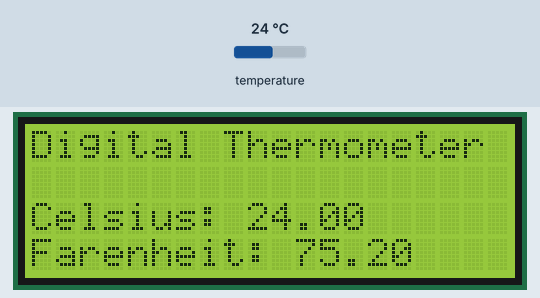
Simulated run of this program. Board: Arduino Uno, built with avr-gcc and run on an emulated ATmega328P. On the bench: 20×4 character LCD. Inputs (shaded band) come from the test bench; at power-on: temperature 24 °C.

Above: at 1.3 s.
1.4 s: temperature set to 12 °C
At 2.8 s:
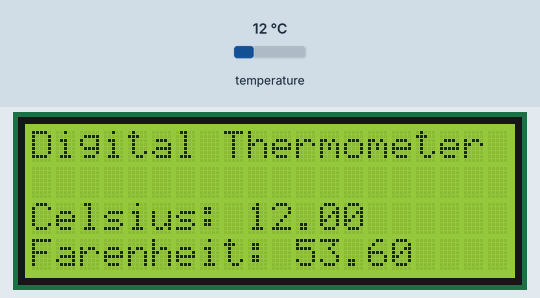
3.1 s: temperature set to 19 °C
At 4.4 s:
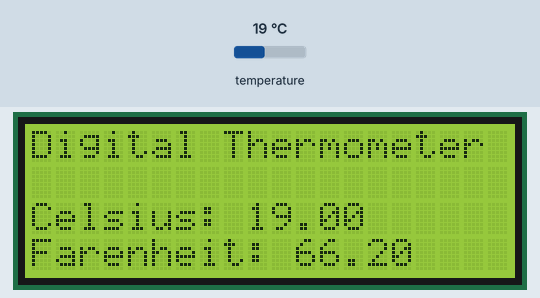
4.7 s: temperature set to 28 °C
At 6.1 s:
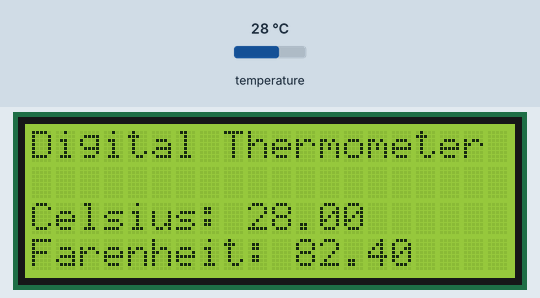
Timing chart, 0 to 7.7 s (numbered marks = the images above; inputs shaded):
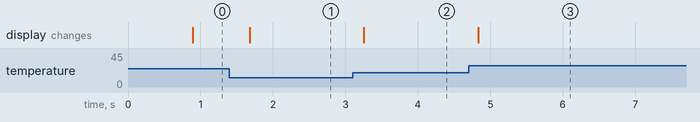

The program:

main.cpp
```cpp
#include <Arduino.h>
#include <Wire.h>
#include <LiquidCrystal_I2C.h>
#include <OneWire.h>
#include <DallasTemperature.h>

#define ONE_WIRE_BUS 2

OneWire oneWire(ONE_WIRE_BUS);
DallasTemperature sensors(&oneWire);

LiquidCrystal_I2C lcd(0x27, 20, 4);

float Celsius, Farenheit;

void setup() {
  lcd.init();
  lcd.backlight();

  lcd.setCursor(0, 0);
  lcd.print("Digital Thermometer");

  lcd.setCursor(0, 2);
  lcd.print("Celsius: ");

  lcd.setCursor(0, 3);
  lcd.print("Farenheit: ");
}

void loop() {
  sensors.requestTemperatures();

  Celsius = sensors.getTempCByIndex(0);
  Farenheit = sensors.getTempFByIndex(0);

  lcd.setCursor(9, 2);
  lcd.print(Celsius);

  lcd.setCursor(11, 3);
  lcd.print(Farenheit);
}
```

Measured:
- after the input at 1.4 s, the display: changes after 0.28 s (image 1)
- after the input at 3.1 s, the display: changes after 0.15 s (image 2)
- after the input at 4.7 s, the display: changes after 0.13 s (image 3)
